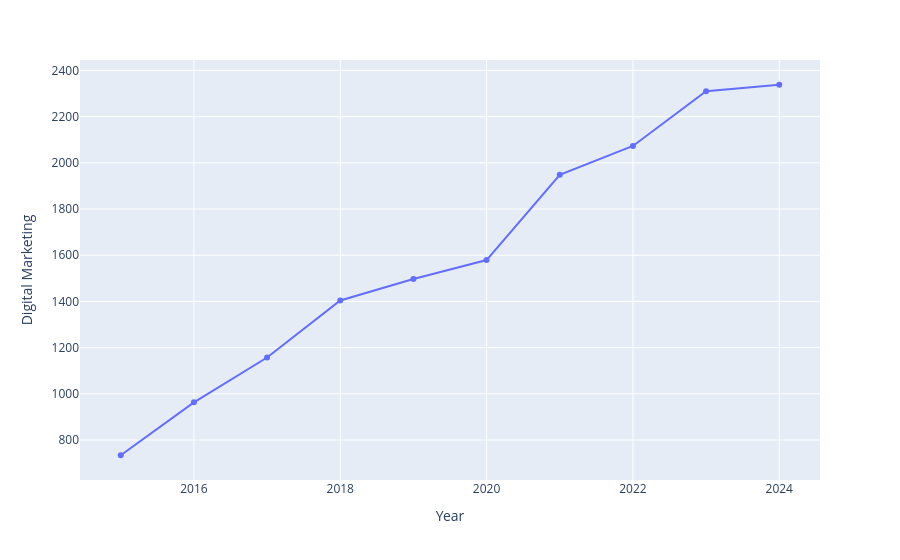

This figure's notebook cell:
### Code cell
fig=pt.line(en, x='Year', y='Digital Marketing', markers=True)
fig.show()

### Figure 1 — Plotly figure (JSON) as saved in the notebook; plotly's stock layout.template omitted (floating-point values rounded to 4 significant figures)
{"data": [{"hovertemplate": "Year=%{x}<br>Digital Marketing=%{y}<extra></extra>", "legendgroup": "", "line": {"color": "#636efa", "dash": "solid"}, "marker": {"symbol": "circle"}, "mode": "lines+markers", "name": "", "orientation": "v", "showlegend": false, "type": "scatter", "x": [2015, 2016, 2017, 2018, 2019, 2020, 2021, 2022, 2023, 2024], "xaxis": "x", "y": [734, 963, 1157, 1404, 1497, 1579, 1948, 2073, 2310, 2338], "yaxis": "y"}], "layout": {"legend": {"tracegroupgap": 0}, "margin": {"t": 60}, "xaxis": {"anchor": "y", "domain": [0, 1], "title": {"text": "Year"}}, "yaxis": {"anchor": "x", "domain": [0, 1], "title": {"text": "Digital Marketing"}}}}
